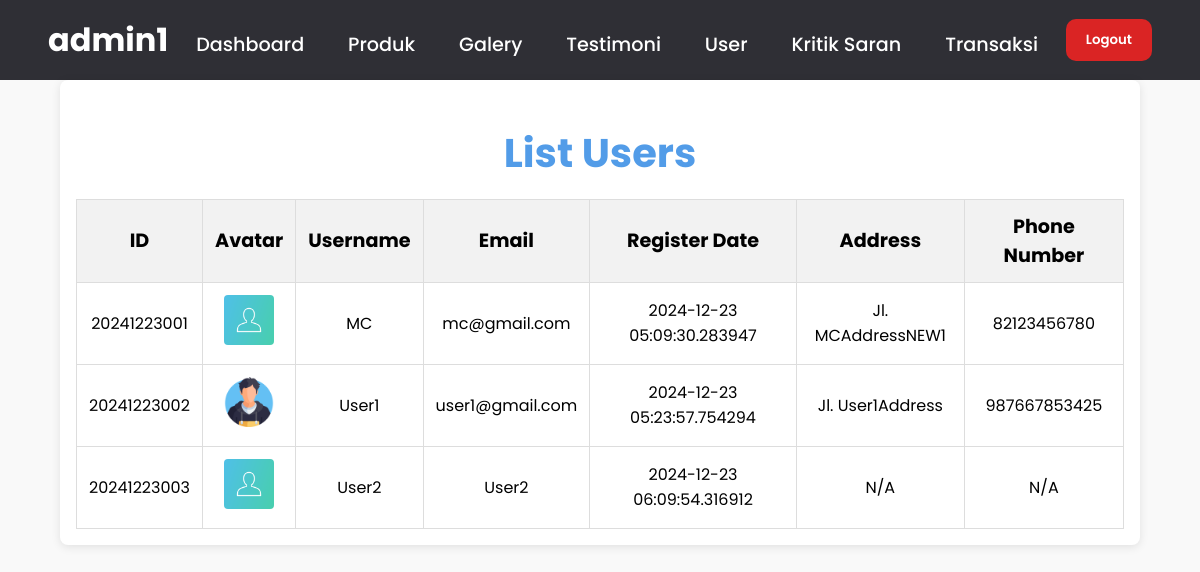
/Admin/ManageUsers/dashboardUsers.php (signed in), run on the app's committed database.
### tables this page shows
CREATE TABLE `users` (
  `id` bigint(60) NOT NULL,
  `avatar` varchar(250) NOT NULL DEFAULT '../Asset/dummyUser.png',
  `username` varchar(40) NOT NULL,
  `password` varchar(60) NOT NULL,
  `email` varchar(40) NOT NULL,
  `register_date` timestamp(6) NOT NULL DEFAULT current_timestamp(6),
  `address` varchar(40) DEFAULT NULL,
  `phone_number` bigint(16) DEFAULT NULL
);

### Admin/ManageUsers/dashboardUsers.php (the view, shortened to what this page needs)
<?php
$connection = getConnection();
$sql = "SELECT * FROM users";
$statement = $connection->query($sql);
$result = $statement->fetchAll(PDO::FETCH_ASSOC);
?>
<!DOCTYPE html>
<html lang="en">
<head>
    <link href='https://unpkg.com/boxicons@2.1.4/css/boxicons.min.css' rel='stylesheet'>
</head>
<body>
    <?php require_once '../adminNavigation.php' ?>
    <div class="container">
        <h1 class="main_title">List Users</h1>
        <div class="users">
            <table>
                <thead>
                    <tr>
                        <th>ID</th>
                        <th>Avatar</th>
                        <th>Username</th>
                        <th>Email</th>
                        <th>Register Date</th>
                        <th>Address</th>
                        <th>Phone Number</th>
                    </tr>
                </thead>
                <tbody>
                    <?php
                    foreach ($result as $data) {
                    ?>
                        <tr>
                            <td><?php echo $data['id']; ?></td>
                            <td><img src="../<?php echo htmlspecialchars($data['avatar']); ?>" alt="Avatar"></td>
                            <td><?php echo htmlspecialchars($data['username']); ?></td>
                            <td><?php echo htmlspecialchars($data['email']); ?></td>
                            <td><?php echo htmlspecialchars($data['register_date']); ?></td>
                            <td><?php echo htmlspecialchars($data['address'] ?? 'N/A'); ?></td>
                            <td><?php echo htmlspecialchars($data['phone_number'] ?? 'N/A'); ?></td>
                        </tr>
                    <?php
                    }
                    ?>
                </tbody>
            </table>
        </div>
    </div>
</body>
</html>

### Admin/ManageUsers/dashboardUsers.php (style rules this page uses)
* { font-family: "Poppins", Arial, Helvetica, sans-serif; box-sizing: border-box; }
body { margin: 0; padding: 0; background-color: #f9f9f9; }
.main_title { color: #529ce8; font-size: 2.5rem; text-align: center; margin-bottom: 1rem; }
.container { width: 90vmax; margin: 0 auto; padding: 1rem; background-color: #fff; border-radius: 8px; box-shadow: 0 2px 10px rgba(0, 0, 0, 0.1); }
table { width: 100%; border-collapse: collapse; margin-top: 1rem; }
th, td { padding: 0.75rem; text-align: center; border: 1px solid #ddd; }
th { background-color: #f2f2f2; font-size: 1.2rem; }
td { font-size: 1rem; }
img { max-width: 50px; height: auto; border-radius: 4px; }

### Admin/adminNavigation.php (style rules this page uses)
* { font-family: "Poppins", Arial, Helvetica, sans-serif; }
body { margin: 0; padding: 0; width: 100%; height: fit-content; overflow-x: hidden; box-sizing: border-box; }

### data on the page
users: id "20241223001", avatar (placeholder picture), username "MC", email "mc@gmail.com", register_date "2024-12-23 05:09:30.283947", address "Jl. MCAddressNEW1", phone_number "82123456780"
users: id "20241223002", avatar (picture), username "User1", email "user1@gmail.com", register_date "2024-12-23 05:23:57.754294", address "Jl. User1Address", phone_number "987667853425"
users: id "20241223003", avatar (placeholder picture), username "User2", email "User2", register_date "2024-12-23 06:09:54.316912", address "N/A", phone_number "N/A"

### other printed values
$_SESSION['admin'] "admin1"
